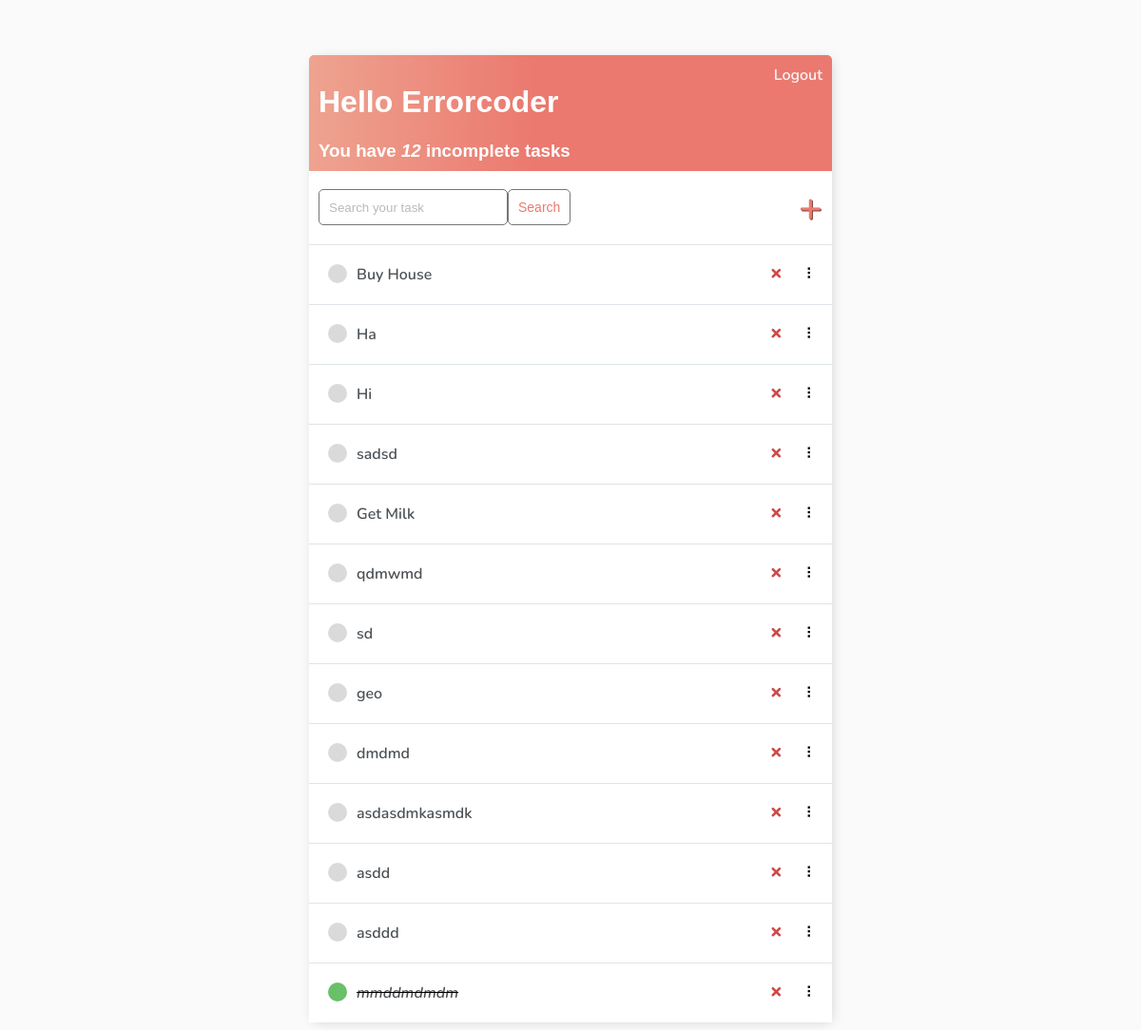
Page / (signed in) on the earlier database version.
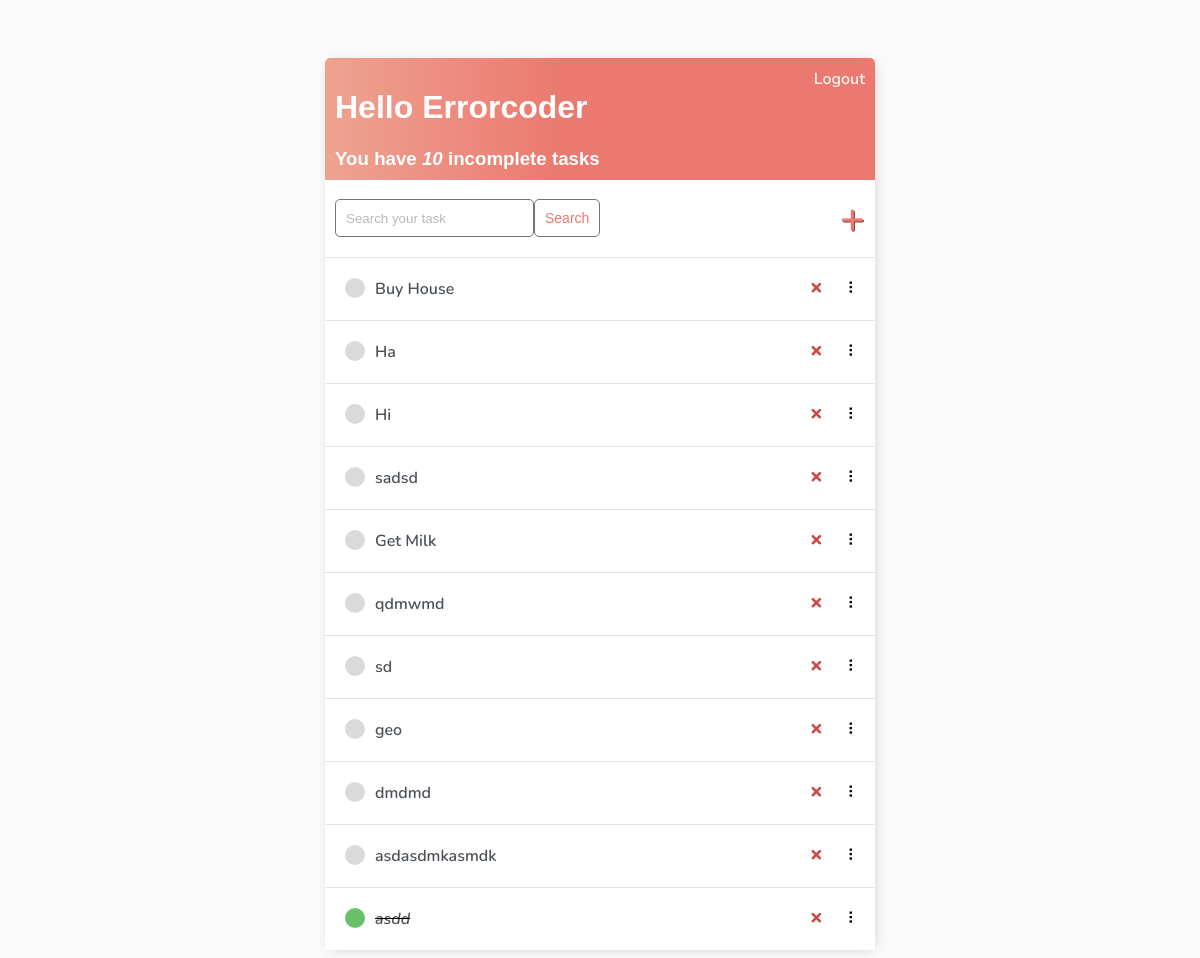
Same page on the later database version.
### base/models.py (models this page shows)
class Task(models.Model):
    user = models.ForeignKey(User, on_delete=models.CASCADE, null=True, blank=True)
    title = models.CharField(max_length=200, default='')
    description = models.TextField(max_length=450, default='')
    complete = models.BooleanField(default=False)
    created =  models.DateTimeField(auto_now_add=True)
    def __str__(self):
        return self.title
    class Meta:
        ordering = ['complete']

### base/views.py (the view)
# urls.py: path('', TaskList.as_view(), name='tasks'),
class TaskList(LoginRequiredMixin, ListView):
    model = Task
    context_object_name = 'tasks'
    def get_context_data(self, **kwargs):
        context = super().get_context_data(**kwargs)
        context['tasks'] = self.get_queryset()
        context['count'] = context['tasks'].filter(complete=False).count()
        search_input = self.request.GET.get('search-area') or ''
        if search_input:
            context['tasks'] = context['tasks'].filter(title__icontains=search_input)
        context['search_input'] = search_input
        return context

### base/templates/base/task_list.html
{% extends "base/main.html" %}
{% block content %}
<div class="header-bar">
    <div>
        <h1>Hello {{request.user|title}}</h1>
        <h3 style="margin:0">You have <i>{{count}}</i> incomplete task{{ count|pluralize:"s" }}</h3>
    </div>
    {% if request.user.is_authenticated %}
    <a href="{% url 'logout' %}">Logout</a>
    {% else %}
    <a href="{% url 'login' %}">Login</a>
    {% endif %}
</div>
<div id="search-add-wrapper">
    <form method="GET" style="display:flex;">
        <input type="text" name="search-area" placeholder="Search your task" value="{{search_input}}">
        <input class="button" type="submit" value="Search">
    </form>
    {% if tasks|length > 0 %}
    <a id = "add-link" href="{% url 'task-create' %}">&#x2b;</a>
    {% endif %}
</div>
<div id="tasklist" class="task-items-wrapper">
    {% for task in tasks %}
    <div class="task-wrapper" data-position="{{task.pk}}">
        <div class="task-title">
            {% if task.complete %}
            <div class="task-complete-icon"></div>
            <i><s><a href="{% url 'task-update' task.id %}">{{task}}</a></s></i> {% else %}
            <div class="task-incomplete-icon"></div>
            <a href="{% url 'task-update' task.id %}">{{task}}</a> {% endif %}
        </div>
        <div class="task-controls">
            <a class="delete-link" href="{% url 'task-delete' task.id %}">&#215;</a>
            <span class="handle">&nbsp;&#10247;</span>
        </div>
    </div>
    {% empty %}
    <div style="text-align: center; padding-bottom: 10px; line-height: 1em;">
        <h3>No new tasks are created.</h3>
        <h3>Create a <a style="text-decoration: none; color: #e53935;" href="{% url 'task-create' %}">New task</a> ! </h3>
    </div>
    {% endfor %}
</div>
{% endblock content %}

### base/templates/base/main.html (shortened to what this page needs)
<!DOCTYPE html>
<html lang="en">
<head>
</head>
<body>
    <div class="container">
        {% block content %}
        {% endblock content %}
    </div>
</body>
</html>

### base/templates/base/main.html (style rules this page uses)
body { background-color: #FAFAFA; font-family: 'Nunito', sans-serif; padding-top: 50px; }
h1, h2, h3, h4, h5, h6 { font-family: 'Raleway', sans-serif; }
a, p { color:#4b5156; }
a { font-weight: 600; }
.container { max-width: 550px; margin: auto; background-color: #fff; -webkit-box-shadow: 2px 2px 13px -4px rgba(0, 0, 0, 0.21); box-shadow: 2px 2px 13px -4px rgba(0, 0, 0, 0.21); }
input { outline : none; border : none; }
.header-bar { display:flex; justify-content: space-between; color:#fff; padding: 10px; border-radius: 5px 5px 0 0; background: linear-gradient(90deg, #EEA390 0%, #EB796F 43%, #EB796F 100%); }
.header-bar a { color: rgb(247, 247, 247); text-decoration: none; }
.task-wrapper { display: flex; align-items: center; justify-content: space-between; background-color: #fff; border-top: 1px solid #dfe4ea; overflow: hidden; }
.task-title { display: flex; padding: 20px; }
.task-title a { text-decoration: none; color: #4b5156; margin-left: 10px; }
.task-complete-icon { height: 20px; width: 20px; background-color: rgb(105, 192, 105); border-radius: 50%; }
.task-incomplete-icon { height: 20px; width: 20px; background-color: rgb(218, 218, 218); border-radius: 50%; }
.delete-link { text-decoration: none; font-weight: 900; color: #cf4949; font-size: 22px; line-height: 0; padding: 20px 0px; }
.handle { display: inline-block; padding: 20px 16px; cursor: grab; user-select: none; }
.handle:after, .handle:before { display: block; content: ""; }
#add-link { color: #EB796F; text-decoration: none; font-size: 42px; text-shadow: 1px 1px #81413b; }
#search-add-wrapper { display: flex; justify-content: space-between; align-items: center; padding: 10px; }
input[type=text], input[type=password], textarea { border: 1px solid #757575; border-radius: 5px; padding: 10px; width: 90%; }
::placeholder { font-weight: 300; opacity: 0.5; }
.button { border: 1px solid #757575; background-color: #FFF; color: #EB796F; padding: 10px; font-size: 14px; border-radius: 5px; cursor: pointer; text-decoration: none; }

Differences in the rows shown:
removed Task: title "asddd"
removed Task: title "mmddmdmdm"
changed Task "asdd": complete False → True (drawn)
Other differences:
{{ count }}: "12" → "10"
